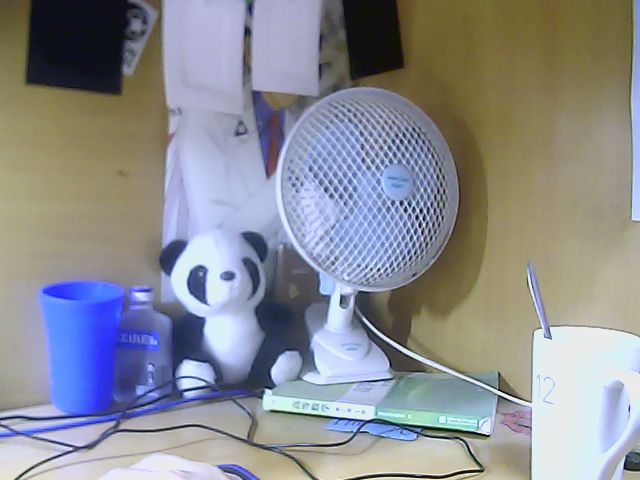
#> input picture images_0/12.png, 640 x 480 px; its folder holds 6 pictures in this run
$ python orb.py   (Python 2 division)
#> lines starting #> are read from the running program, lines starting #| are printed output that depends on the picture
# -*- coding: utf-8 -*-
import cv2
import numpy as np
from matplotlib import pyplot as plt


def orb_features(n):
    """
    ORB特征提取
    """
    print 'reading images ...'

    descriptors = []
    orb = cv2.ORB_create(10000) #表示提取一幅图像的n个特征, 如需生成字典文件，改为10000

    for i in range(n):
        img = cv2.imread('images_0/{0}.png'.format(i), 0)
        keypoint, descriptor = orb.detectAndCompute(img, None)
        #特征转int型
        # print descriptor
        descriptor = descriptor.astype(int)
        #特征转列表
        descriptor = descriptor.tolist()
        descriptors.append(descriptor)

    return descriptors


def update_image(n):
    orb = cv2.ORB_create(500)
    img = cv2.imread('images_0/{0}.png'.format(n), 0)
    keypoint, descriptor = orb.detectAndCompute(img, None)
    descriptor = descriptor.astype(int)
    descriptor = descriptor.tolist()
    return descriptor

if __name__ == '__main__':
    img1=cv2.imread('images_0/12.png', cv2.IMREAD_GRAYSCALE)
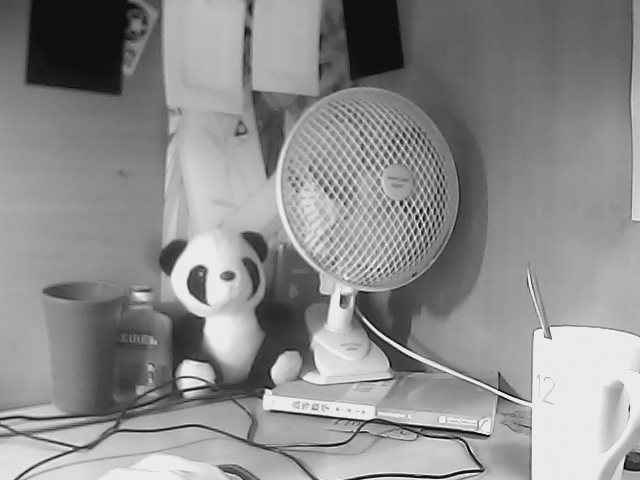
#> img1: shape (480, 640); min 15, max 235, mean 141
    img2=cv2.imread('images_0/13.png', cv2.IMREAD_GRAYSCALE)
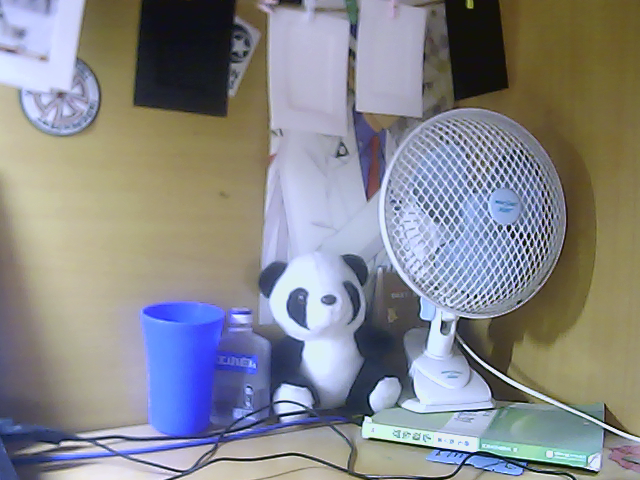
#> input picture images_0/13.png, 640 x 480 px
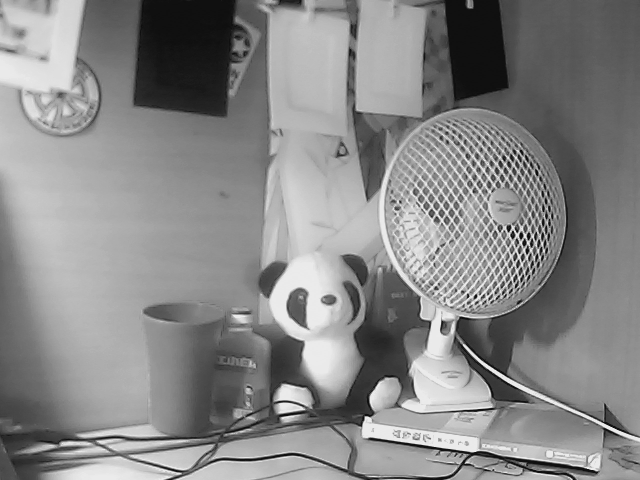
#> img2: shape (480, 640); min 15, max 235, mean 135.6

    orb = cv2.ORB_create()
    kp1, des1 = orb.detectAndCompute(img1, None)
#> kp1 = 500 keypoints; strongest (x, y, size): (267, 390, 31), (266, 390, 37.2), (419, 225, 31), (420, 217, 31)
    kp2, des2 = orb.detectAndCompute(img2, None)
#> kp2 = 500 keypoints; strongest (x, y, size): (522, 235, 31), (512, 233, 31), (514, 235, 31), (366, 417, 31)
    bf = cv2.BFMatcher(cv2.NORM_HAMMING, crossCheck=True)
    matches = bf.match(des1,des2)
#> matches = 266 matches
    matches = sorted(matches, key=lambda x:x.distance)
    img3 = cv2.drawMatches(img1, kp1, img2, kp2, matches[:40], img2,flags=2)
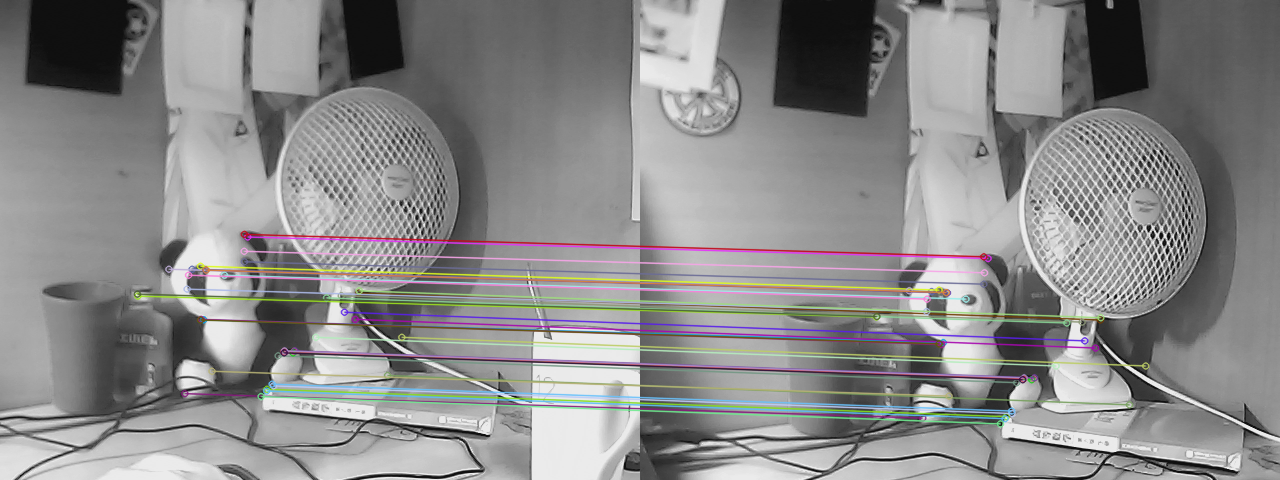
#> img3: shape (480, 1280, 3); mean of channels 0, 1, 2 138, 138, 138.5; drawn as B, G, R
    plt.imshow(img3), plt.show()
